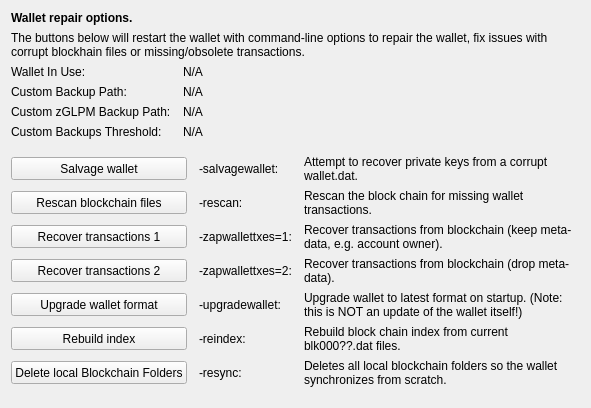
     <widget class="QWidget" name="tab_repair">
      <attribute name="title">
       <string>&amp;Wallet Repair</string>
      </attribute>
      <layout class="QGridLayout" name="gridLayout_4" columnstretch="0,0,0,0">
       <property name="horizontalSpacing">
        <number>12</number>
       </property>
       <item row="0" column="0" colspan="4">
        <widget class="QLabel" name="label_repair_header">
         <property name="font">
          <font>
           <weight>75</weight>
           <bold>true</bold>
          </font>
         </property>
         <property name="text">
          <string>Wallet repair options.</string>
         </property>
        </widget>
       </item>
       <item row="1" column="0" colspan="4">
        <widget class="QLabel" name="label_repair_helptext">
         <property name="font">
          <font>
           <weight>50</weight>
           <bold>false</bold>
          </font>
         </property>
         <property name="text">
          <string>The buttons below will restart the wallet with command-line options to repair the wallet, fix issues with corrupt blockhain files or missing/obsolete transactions.</string>
         </property>
         <property name="wordWrap">
          <bool>true</bool>
         </property>
        </widget>
       </item>
       <item row="2" column="0">
        <widget class="QLabel" name="wallet_path_label">
         <property name="text">
          <string>Wallet In Use:</string>
         </property>
        </widget>
       </item>
       <item row="2" column="1" colspan="3">
        <widget class="QLabel" name="wallet_path">
         <property name="cursor">
          <cursorShape>IBeamCursor</cursorShape>
         </property>
         <property name="text">
          <string>N/A</string>
         </property>
         <property name="textFormat">
          <enum>Qt::PlainText</enum>
         </property>
         <property name="textInteractionFlags">
          <set>Qt::LinksAccessibleByMouse|Qt::TextSelectableByKeyboard|Qt::TextSelectableByMouse</set>
         </property>
        </widget>
       </item>
       <item row="3" column="0">
        <widget class="QLabel" name="wallet_custombackuppath_label">
         <property name="text">
          <string>Custom Backup Path:</string>
         </property>
         <property name="visible">
          <bool>false</bool>
         </property>
        </widget>
       </item>
       <item row="3" column="1" colspan="3">
        <widget class="QLabel" name="wallet_custombackuppath">
         <property name="cursor">
          <cursorShape>IBeamCursor</cursorShape>
         </property>
         <property name="text">
          <string>N/A</string>
         </property>
         <property name="textFormat">
          <enum>Qt::PlainText</enum>
         </property>
         <property name="textInteractionFlags">
          <set>Qt::LinksAccessibleByMouse|Qt::TextSelectableByKeyboard|Qt::TextSelectableByMouse</set>
         </property>
         <property name="visible">
          <bool>false</bool>
         </property>
        </widget>
       </item>
       <item row="4" column="0">
        <widget class="QLabel" name="wallet_customzcdzcbackuppath_label">
         <property name="text">
          <string>Custom zGLPM Backup Path:</string>
         </property>
         <property name="visible">
          <bool>false</bool>
         </property>
        </widget>
       </item>
       <item row="4" column="1" colspan="3">
        <widget class="QLabel" name="wallet_customzcdzcbackuppath">
         <property name="cursor">
          <cursorShape>IBeamCursor</cursorShape>
         </property>
         <property name="text">
          <string>N/A</string>
         </property>
         <property name="textFormat">
          <enum>Qt::PlainText</enum>
         </property>
         <property name="textInteractionFlags">
          <set>Qt::LinksAccessibleByMouse|Qt::TextSelectableByKeyboard|Qt::TextSelectableByMouse</set>
         </property>
         <property name="visible">
          <bool>false</bool>
         </property>
        </widget>
       </item>
       <item row="5" column="0">
        <widget class="QLabel" name="wallet_custombackupthreshold_label">
         <property name="text">
          <string>Custom Backups Threshold:</string>
         </property>
         <property name="visible">
          <bool>false</bool>
         </property>
        </widget>
       </item>
       <item row="5" column="1" colspan="3">
        <widget class="QLabel" name="wallet_custombackupthreshold">
         <property name="cursor">
          <cursorShape>IBeamCursor</cursorShape>
         </property>
         <property name="text">
          <string>N/A</string>
         </property>
         <property name="textFormat">
          <enum>Qt::PlainText</enum>
         </property>
         <property name="textInteractionFlags">
          <set>Qt::LinksAccessibleByMouse|Qt::TextSelectableByKeyboard|Qt::TextSelectableByMouse</set>
         </property>
         <property name="visible">
          <bool>false</bool>
         </property>
        </widget>
       </item>
       <item row="6" column="0">
        <spacer name="verticalSpacer_repair1">
         <property name="orientation">
          <enum>Qt::Vertical</enum>
         </property>
         <property name="sizeHint" stdset="0">
          <size>
           <width>10</width>
           <height>10</height>
          </size>
         </property>
        </spacer>
       </item>
       <item row="7" column="0" colspan="2">
        <widget class="QPushButton" name="btn_salvagewallet">
         <property name="minimumSize">
          <size>
           <width>100</width>
           <height>23</height>
          </size>
         </property>
         <property name="text">
          <string>Salvage wallet</string>
         </property>
        </widget>
       </item>
       <item row="7" column="2">
        <widget class="QLabel" name="label_repair_salvage_command">
         <property name="text">
          <string notr="true">-salvagewallet:</string>
         </property>
        </widget>
       </item>
       <item row="7" column="3">
        <widget class="QLabel" name="label_repair_salvage">
         <property name="text">
          <string>Attempt to recover private keys from a corrupt wallet.dat.</string>
         </property>
         <property name="wordWrap">
          <bool>true</bool>
         </property>
        </widget>
       </item>
       <item row="8" column="0" colspan="2">
        <widget class="QPushButton" name="btn_rescan">
         <property name="minimumSize">
          <size>
           <width>100</width>
           <height>23</height>
          </size>
         </property>
         <property name="text">
          <string>Rescan blockchain files</string>
         </property>
        </widget>
       </item>
       <item row="8" column="2">
        <widget class="QLabel" name="label_repair_rescan_command">
         <property name="text">
          <string notr="true">-rescan:</string>
         </property>
        </widget>
       </item>
       <item row="8" column="3">
        <widget class="QLabel" name="label_repair_rescan">
         <property name="text">
          <string>Rescan the block chain for missing wallet transactions.</string>
         </property>
         <property name="wordWrap">
          <bool>true</bool>
         </property>
        </widget>
       </item>
       <item row="9" column="0" colspan="2">
        <widget class="QPushButton" name="btn_zapwallettxes1">
         <property name="minimumSize">
          <size>
           <width>100</width>
           <height>23</height>
          </size>
         </property>
         <property name="text">
          <string>Recover transactions 1</string>
         </property>
        </widget>
       </item>
       <item row="9" column="2">
        <widget class="QLabel" name="label_repair_zap1_command">
         <property name="text">
          <string notr="true">-zapwallettxes=1:</string>
         </property>
        </widget>
       </item>
       <item row="9" column="3">
        <widget class="QLabel" name="label_repair_zap1">
         <property name="text">
          <string>Recover transactions from blockchain (keep meta-data, e.g. account owner).</string>
         </property>
         <property name="wordWrap">
          <bool>true</bool>
         </property>
        </widget>
       </item>
       <item row="10" column="0" colspan="2">
        <widget class="QPushButton" name="btn_zapwallettxes2">
         <property name="minimumSize">
          <size>
           <width>100</width>
           <height>23</height>
          </size>
         </property>
         <property name="text">
          <string>Recover transactions 2</string>
         </property>
        </widget>
       </item>
       <item row="10" column="2">
        <widget class="QLabel" name="label_repair_zap2_command">
         <property name="text">
          <string notr="true">-zapwallettxes=2:</string>
         </property>
        </widget>
       </item>
       <item row="10" column="3">
        <widget class="QLabel" name="label_repair_zap2">
         <property name="text">
          <string>Recover transactions from blockchain (drop meta-data).</string>
         </property>
         <property name="wordWrap">
          <bool>true</bool>
         </property>
        </widget>
       </item>
       <item row="11" column="0" colspan="2">
        <widget class="QPushButton" name="btn_upgradewallet">
         <property name="minimumSize">
          <size>
           <width>100</width>
           <height>23</height>
          </size>
         </property>
         <property name="text">
          <string>Upgrade wallet format</string>
         </property>
        </widget>
       </item>
       <item row="11" column="2">
        <widget class="QLabel" name="label_repair_upgrade_command">
         <property name="text">
          <string notr="true">-upgradewallet:</string>
         </property>
        </widget>
       </item>
       <item row="11" column="3">
        <widget class="QLabel" name="label_repair_upgrade">
         <property name="text">
          <string>Upgrade wallet to latest format on startup. (Note: this is NOT an update of the wallet itself!)</string>
         </property>
         <property name="wordWrap">
          <bool>true</bool>
         </property>
        </widget>
       </item>
       <item row="12" column="0" colspan="2">
        <widget class="QPushButton" name="btn_reindex">
         <property name="minimumSize">
          <size>
           <width>100</width>
           <height>23</height>
          </size>
         </property>
         <property name="text">
          <string>Rebuild index</string>
         </property>
        </widget>
       </item>
       <item row="12" column="2">
        <widget class="QLabel" name="label_repair_reindex_command">
         <property name="text">
          <string notr="true">-reindex:</string>
         </property>
        </widget>
       </item>
       <item row="12" column="3">
        <widget class="QLabel" name="label_repair_reindex">
         <property name="text">
          <string>Rebuild block chain index from current blk000??.dat files.</string>
         </property>
         <property name="wordWrap">
          <bool>true</bool>
         </property>
        </widget>
       </item>
       <item row="13" column="0" colspan="2">
        <widget class="QPushButton" name="btn_resync">
         <property name="minimumSize">
          <size>
           <width>100</width>
           <height>23</height>
          </size>
         </property>
         <property name="text">
          <string>Delete local Blockchain Folders</string>
         </property>
        </widget>
       </item>
       <item row="13" column="2">
        <widget class="QLabel" name="label_repair_resync_command">
         <property name="text">
          <string>-resync:</string>
         </property>
        </widget>
       </item>
       <item row="13" column="3">
        <widget class="QLabel" name="label_repair_resync">
         <property name="text">
          <string>Deletes all local blockchain folders so the wallet synchronizes from scratch.</string>
         </property>
         <property name="wordWrap">
          <bool>true</bool>
         </property>
        </widget>
       </item>
       <item row="14" column="0">
        <spacer name="verticalSpacer_repair2">
         <property name="orientation">
          <enum>Qt::Vertical</enum>
         </property>
         <property name="sizeHint" stdset="0">
          <size>
           <width>20</width>
           <height>10</height>
          </size>
         </property>
        </spacer>
       </item>
      </layout>
     </widget>
